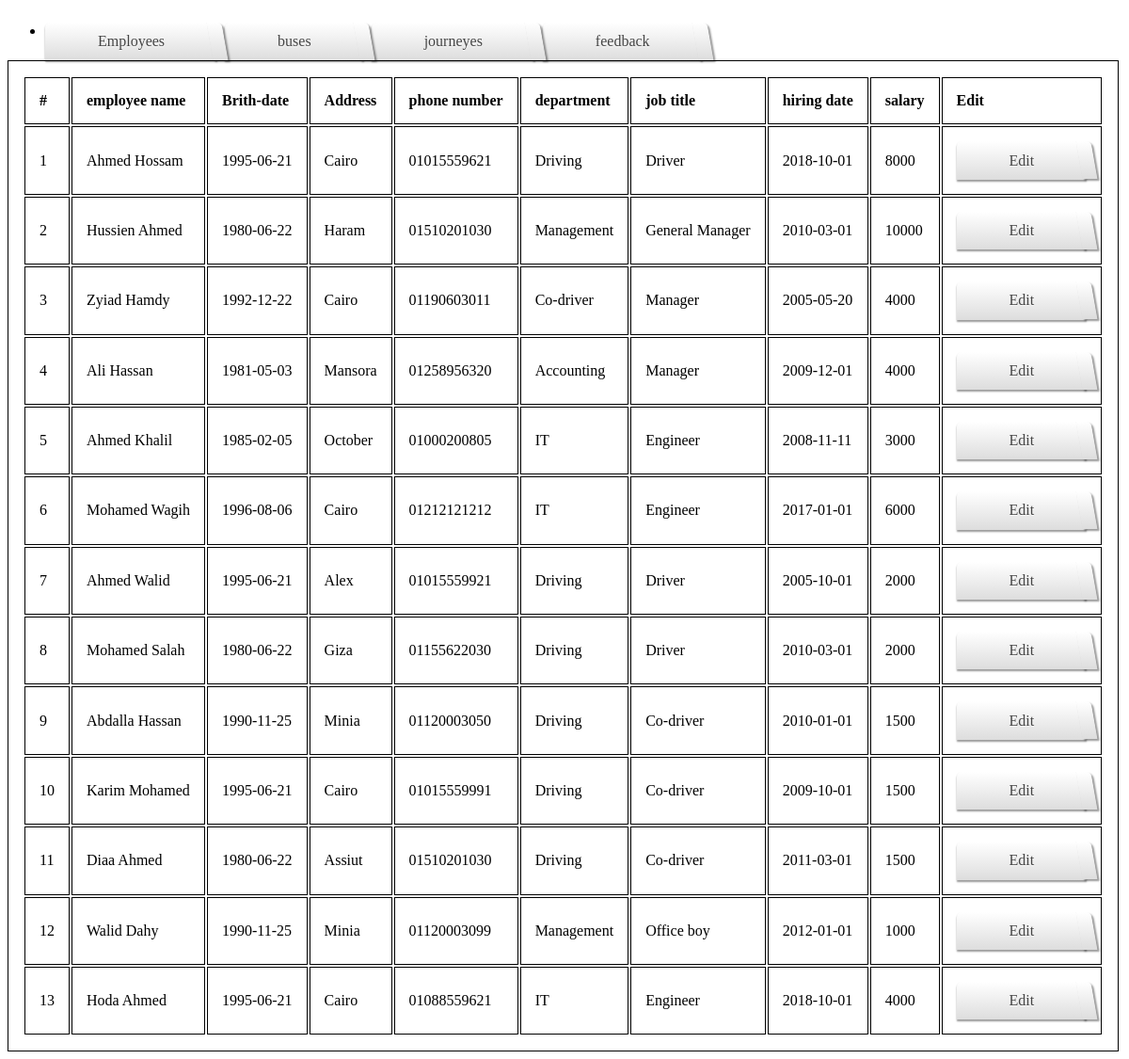
The app's page /admin.php with its own data.
### tables this page shows
CREATE TABLE `employee` (
  `Employee_id` int(11) NOT NULL,
  `Employee_name` varchar(20) NOT NULL DEFAULT 'Ahmed',
  `Birth_date` date NOT NULL,
  `Address` varchar(20) NOT NULL,
  `Phone_num` varchar(11) NOT NULL,
  `Department` varchar(20) NOT NULL,
  `Job_title` varchar(20) NOT NULL,
  `Hiring_date` date NOT NULL,
  `Salary` int(6) NOT NULL
);

### admin.php (the view, shortened to what this page needs)
<html>
<head>
</head>
<body>
<div class="tabs">
    <ul>
        <li><a href="admin.php">Employees</a></li>
        <li><a href="buses.php">buses</a></li>
        <li><a href="jr.php">journeyes</a></li>
        <li><a href="report.php">feedback</a></li>
    </ul>
    <div>
        <?php
        echo '<table>
<tr><td><b>#</b></td>
<td><b>employee name</b></td>
<td><b>Brith-date</b></td>
<td><b>Address</b></td>
<td><b>phone number</b></td>
<td><b>department</b></td>
<td><b>job title</b></td>
<td><b>hiring date</b></td>
<td><b>salary</b></td>
<td><b>Edit</b></td>
</tr>';
        $con = mysqli_connect('localhost', 'root', '', "smart_bus");
        $sel1 = "SELECT * FROM employee";
        $res1 = mysqli_query($con, $sel1);
        if ($res1) {
            while ($row1 = mysqli_fetch_array($res1)) {
                $x1 = $row1["Employee_id"];
                echo '<tr><td>' .
                    $row1['Employee_id'] . '</td><td>' .
                    $row1['Employee_name'] . '</td><td>' .
                    $row1['Birth_date'] . '</td><td>' .
                    $row1['Address'] . '</td><td>' .
                    $row1['Phone_num'] . '</td><td>' .
                    $row1['Department'] . '</td><td>' .
                    $row1['Job_title'] . '</td><td>' .
                    $row1['Hiring_date'] . '</td><td>' .
                    $row1['Salary'] .
                    '<td><a href="emup.php?id=' . $x1 . '">Edit</a></td>';
                echo '</tr>';
            }
        }
        ?>
    </div>
</div>
</body>
</html>

### admin.php (style rules this page uses)
table ,tr ,td { padding: 15px; margin-top: 10px; border: 1px solid black; }
.tabs { overflow: hidden; width: 100%; margin: 0; padding: 0; list-style: none; }
.tabs li { float: left; margin: 0 .5em 0 0; }
.tabs a { position: relative; background: #ddd; background-image: linear-gradient(to bottom, #fff, #ddd); padding: .7em 3.5em; float: left; text-decoration: none; color: #444; text-shadow: 0 1px 0 rgba(255,255,255,.8); border-radius: 5px 0 0 0; box-shadow: 0 2px 2px rgba(0,0,0,.4); }
.tabs a::after { content:''; position:absolute; z-index: 1; top: 0; right: -.5em; bottom: 0; width: 1em; background: #ddd; background-image: linear-gradient(to bottom, #fff, #ddd); box-shadow: 2px 2px 2px rgba(0,0,0,.4); transform: skew(10deg); border-radius: 0 5px 0 0; }

### records on screen
employee: Employee_id "1", Employee_name "Ahmed Hossam", Birth_date "1995-06-21", Address "Cairo", Phone_num "01015559621", Department "Driving", Job_title "Driver", Hiring_date "2018-10-01", Salary "8000"
employee: Employee_id "2", Employee_name "Hussien Ahmed", Birth_date "1980-06-22", Address "Haram", Phone_num "01510201030", Department "Management", Job_title "General Manager", Hiring_date "2010-03-01", Salary "10000"
employee: Employee_id "3", Employee_name "Zyiad Hamdy", Birth_date "1992-12-22", Address "Cairo", Phone_num "01190603011", Department "Co-driver", Job_title "Manager", Hiring_date "2005-05-20", Salary "4000"
employee: Employee_id "4", Employee_name "Ali Hassan", Birth_date "1981-05-03", Address "Mansora", Phone_num "01258956320", Department "Accounting", Job_title "Manager", Hiring_date "2009-12-01", Salary "4000"
employee: Employee_id "5", Employee_name "Ahmed Khalil", Birth_date "1985-02-05", Address "October", Phone_num "01000200805", Department "IT", Job_title "Engineer", Hiring_date "2008-11-11", Salary "3000"
employee: Employee_id "6", Employee_name "Mohamed Wagih", Birth_date "1996-08-06", Address "Cairo", Phone_num "01212121212", Department "IT", Job_title "Engineer", Hiring_date "2017-01-01", Salary "6000"
employee: Employee_id "7", Employee_name "Ahmed Walid", Birth_date "1995-06-21", Address "Alex", Phone_num "01015559921", Department "Driving", Job_title "Driver", Hiring_date "2005-10-01", Salary "2000"
employee: Employee_id "8", Employee_name "Mohamed Salah", Birth_date "1980-06-22", Address "Giza", Phone_num "01155622030", Department "Driving", Job_title "Driver", Hiring_date "2010-03-01", Salary "2000"
employee: Employee_id "9", Employee_name "Abdalla Hassan", Birth_date "1990-11-25", Address "Minia", Phone_num "01120003050", Department "Driving", Job_title "Co-driver", Hiring_date "2010-01-01", Salary "1500"
employee: Employee_id "10", Employee_name "Karim Mohamed", Birth_date "1995-06-21", Address "Cairo", Phone_num "01015559991", Department "Driving", Job_title "Co-driver", Hiring_date "2009-10-01", Salary "1500"
employee: Employee_id "11", Employee_name "Diaa Ahmed", Birth_date "1980-06-22", Address "Assiut", Phone_num "01510201030", Department "Driving", Job_title "Co-driver", Hiring_date "2011-03-01", Salary "1500"
employee: Employee_id "12", Employee_name "Walid Dahy", Birth_date "1990-11-25", Address "Minia", Phone_num "01120003099", Department "Management", Job_title "Office boy", Hiring_date "2012-01-01", Salary "1000"
employee: Employee_id "13", Employee_name "Hoda Ahmed", Birth_date "1995-06-21", Address "Cairo", Phone_num "01088559621", Department "IT", Job_title "Engineer", Hiring_date "2018-10-01", Salary "4000"
